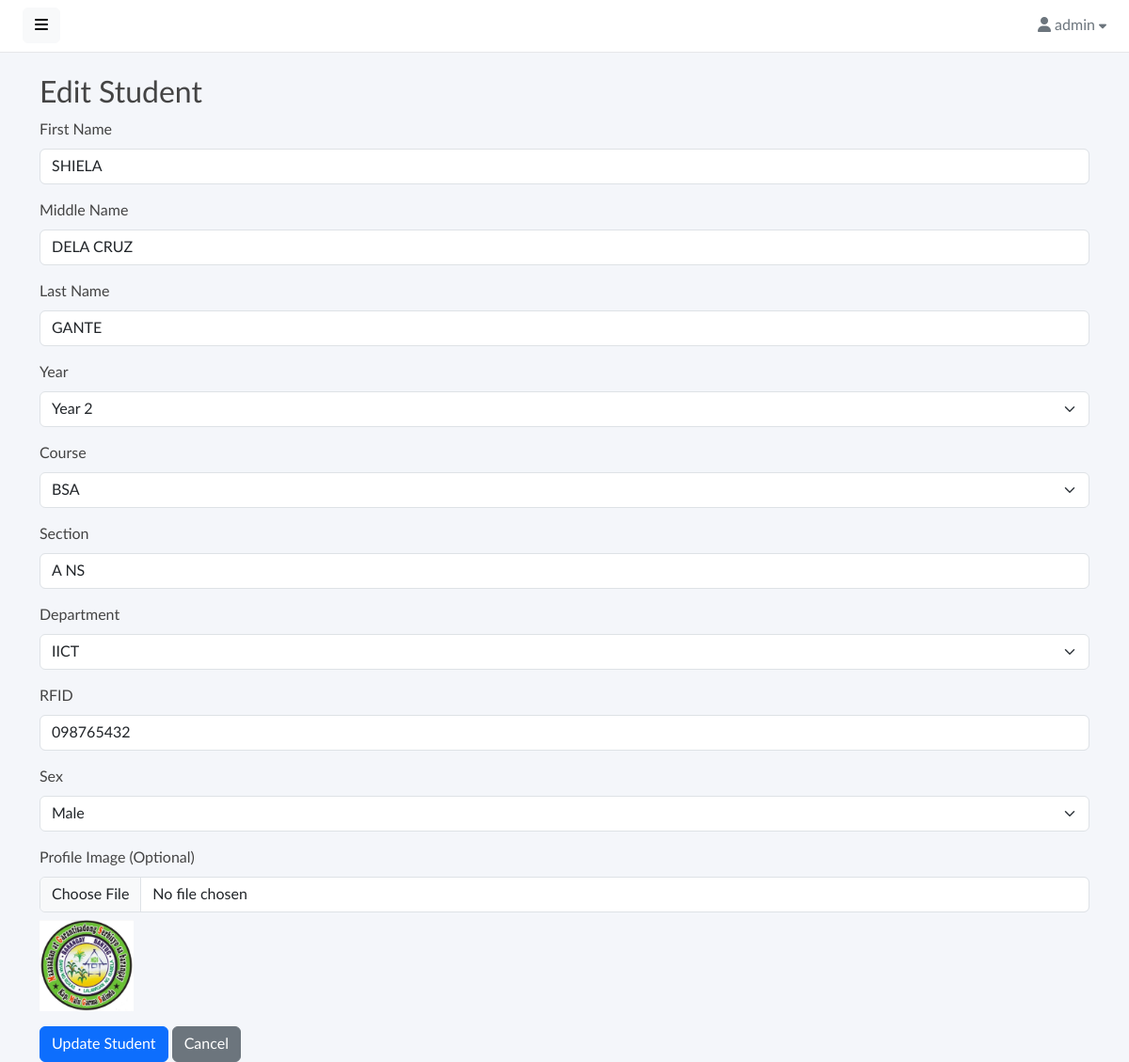
Screenshot of /students?action=edit&id=6 (signed in) with the database file from the repository.
### tables this page shows
CREATE TABLE `students` (
  `id` int(10) UNSIGNED NOT NULL,
  `firstname` varchar(100) NOT NULL,
  `middlename` varchar(100) NOT NULL,
  `lastname` varchar(100) NOT NULL,
  `year` int(4) NOT NULL,
  `course_id` int(10) UNSIGNED NOT NULL,
  `section` varchar(50) NOT NULL,
  `department_id` int(10) UNSIGNED NOT NULL,
  `rfid` varchar(50) NOT NULL,
  `image` varchar(255) DEFAULT NULL,
  `sex` enum('Male','Female','Other') NOT NULL,
  `created_at` timestamp NOT NULL DEFAULT current_timestamp(),
  `updated_at` timestamp NOT NULL DEFAULT current_timestamp() ON UPDATE current_timestamp()
);

CREATE TABLE `courses` (
  `id` int(10) UNSIGNED NOT NULL,
  `name` varchar(100) NOT NULL,
  `created_at` timestamp NOT NULL DEFAULT current_timestamp(),
  `updated_at` timestamp NOT NULL DEFAULT current_timestamp() ON UPDATE current_timestamp()
);

CREATE TABLE `departments` (
  `id` int(10) UNSIGNED NOT NULL,
  `name` varchar(100) NOT NULL,
  `created_at` timestamp NOT NULL DEFAULT current_timestamp(),
  `updated_at` timestamp NOT NULL DEFAULT current_timestamp() ON UPDATE current_timestamp()
);

### index.php (called while the page is built, shortened)
<?php
require "Database.php";
require "router.php";

### config.php (called while the page is built)
<?php
return [
    'database' => [
        'host' => 'localhost',
        'port' => 3306,
        'dbname' => 'library_db',
        'charset' => 'utf8mb4',
    ],
];

### Database.php (called while the page is built, shortened)
<?php
class Database
{
    private $connection;
    public function __construct($config, $username = 'root', $password = '')
    {
        $dsn = sprintf(
            'mysql:host=%s;port=%d;dbname=%s;charset=%s',
            $config['host'] ?? 'localhost',
            $config['port'] ?? 3306,
            $config['dbname'] ?? '',
            $config['charset'] ?? 'utf8mb4'
        );
        try {
            $this->connection = new PDO($dsn, $username, $password, [
                PDO::ATTR_DEFAULT_FETCH_MODE => PDO::FETCH_ASSOC,
                PDO::ATTR_ERRMODE => PDO::ERRMODE_EXCEPTION,
            ]);
        } catch (PDOException $e) {
            throw new Exception('Database connection error: ' . $e->getMessage());
        }
    }
    public function query($query, $params = [])
    {
        $statement = $this->connection->prepare($query);
        $statement->execute($params);
        return $statement;
    }
}

### core/Student.php (called while the page is built, shortened)
<?php
class Student
{
    private $db;
    public function __construct(\Database $db)
    {
        $this->db = $db;
    }
    public function getById(int $id)
    {
        $sql = "SELECT s.*,
                       c.name AS course_name,
                       d.name AS department_name
                  FROM students s
             LEFT JOIN courses c ON s.course_id = c.id
             LEFT JOIN departments d ON s.department_id = d.id
                 WHERE s.id = :id";
        $stmt = $this->db->query($sql, ['id' => $id]);
        return $stmt->fetch();
    }
}

### core/Course.php (called while the page is built, shortened)
<?php
class Course
{
    private $db;
    public function __construct(\Database $db)
    {
        $this->db = $db;
    }
    public function getAll()
    {
        return $this->db->query("SELECT * FROM courses ORDER BY name")->fetchAll();
    }
}

### core/Department.php (called while the page is built, shortened)
<?php
class Department {
    private $db;
    public function __construct(\Database $db) {
        $this->db = $db;
    }
    public function getAll() {
        return $this->db->query("SELECT * FROM departments ORDER BY name")->fetchAll();
    }
}

### views/students/edit.view.php (the view, shortened to what this page needs)
<div class="container mt-4">
    <h2>Edit Student</h2>
    <form action="<?= BASE_PATH ?>/students?action=edit&id=<?= $student['id'] ?>" method="POST" enctype="multipart/form-data">
        <div class="mb-3">
            <label for="firstname" class="form-label">First Name</label>
            <input type="text" name="firstname" class="form-control" required
                   value="<?= htmlspecialchars($_POST['firstname'] ?? $student['firstname']) ?>">
        </div>
        <div class="mb-3">
            <label for="middlename" class="form-label">Middle Name</label>
            <input type="text" name="middlename" class="form-control" required
                   value="<?= htmlspecialchars($_POST['middlename'] ?? $student['middlename']) ?>">
        </div>
        <div class="mb-3">
            <label for="lastname" class="form-label">Last Name</label>
            <input type="text" name="lastname" class="form-control" required
                   value="<?= htmlspecialchars($_POST['lastname'] ?? $student['lastname']) ?>">
        </div>
        <div class="mb-3">
            <label for="year" class="form-label">Year</label>
            <select name="year" class="form-select" required>
                <?php for ($i = 1; $i <= 5; $i++): ?>
                    <option value="<?= $i ?>"
                        <?= (
                            (isset($_POST['year']) && $_POST['year'] == $i)
                            || $student['year'] == $i
                        ) ? 'selected' : '' ?>>
                        Year <?= $i ?>
                    </option>
                <?php endfor; ?>
            </select>
        </div>
        <div class="mb-3">
            <label for="course_id" class="form-label">Course</label>
            <select name="course_id" class="form-select" required>
                <?php
                  $currentCourseId = $_POST['course_id'] ?? $student['course_id'];
                ?>
                <?php foreach ($courses as $c): ?>
                    <option value="<?= $c['id'] ?>"
                        <?= ($currentCourseId == $c['id']) ? 'selected' : '' ?>>
                        <?= htmlspecialchars($c['name']) ?>
                    </option>
                <?php endforeach; ?>
            </select>
        </div>
        <div class="mb-3">
            <label for="section" class="form-label">Section</label>
            <input type="text" name="section" class="form-control"
                   value="<?= htmlspecialchars($_POST['section'] ?? $student['section']) ?>">
        </div>
        <div class="mb-3">
            <label for="department_id" class="form-label">Department</label>
            <select name="department_id" class="form-select" required>
                <?php
                  $currentDeptId = $_POST['department_id'] ?? $student['department_id'];
                ?>
                <?php foreach ($departments as $d): ?>
                    <option value="<?= $d['id'] ?>"
                        <?= ($currentDeptId == $d['id']) ? 'selected' : '' ?>>
                        <?= htmlspecialchars($d['name']) ?>
                    </option>
                <?php endforeach; ?>
            </select>
        </div>
        <div class="mb-3">
            <label for="rfid" class="form-label">RFID</label>
            <input type="text" name="rfid" class="form-control" required
                   value="<?= htmlspecialchars($_POST['rfid'] ?? $student['rfid']) ?>">
        </div>
        <div class="mb-3">
            <label for="sex" class="form-label">Sex</label>
            <select name="sex" class="form-select" required>
                <option value="Male"
                    <?= (
                        (isset($_POST['sex']) && $_POST['sex'] == 'Male')
                        || $student['sex'] == 'Male'
                    ) ? 'selected' : '' ?>
                >Male</option>
            </select>
        </div>
        <div class="mb-3">
            <label for="image" class="form-label">Profile Image (Optional)</label>
            <input type="file" name="image" class="form-control" accept="image/*">
            <?php if ($student['image'] && file_exists($student['image'])): ?>
                <img src="<?= BASE_PATH ?>/<?= htmlspecialchars($student['image']) ?>" alt="Current Image" width="100" class="mt-2">
            <?php endif; ?>
        </div>
        <button type="submit" class="btn btn-primary">Update Student</button>
        <a href="<?= BASE_PATH ?>/students" class="btn btn-secondary">Cancel</a>
    </form>
</div>

### assets/css/master.css (style rules this page uses)
body, h1, .h1, h2, .h2, h3, .h3, h4, .h4, h5, .h5, h6, .h6, p, a, td { -moz-osx-font-smoothing: grayscale; -webkit-font-smoothing: antialiased; }
body { width: 100%; height: 100%; background: #f4f6fa; font-family: "Lato", "Helvetica Neue", Arial, Helvetica, sans-serif; font-size: 1rem; color: #444; }
a, a:hover, a:focus { color: inherit; text-decoration: none; transition: all 0.3s; }

### rows the page displays
students: firstname "SHIELA", middlename "DELA CRUZ", lastname "GANTE", year "Year 2", course_id "BSA", section "A NS", department_id "IICT", rfid "098765432", sex "Male", image (picture)

### other values shown
$_SESSION['user_name'] "admin"
